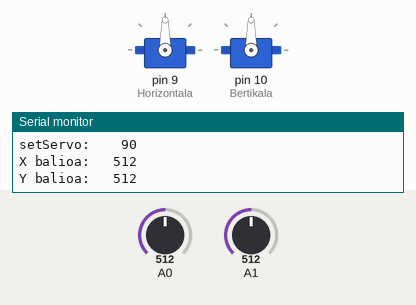
A sketch run on a simulated Arduino Uno, built with avr-gcc and run on an emulated ATmega328P. Shown: 2 × servo, the last lines printed to the serial monitor. Inputs (shaded band) come from the test bench; at power-on: A1 = 512, A0 = 512.

Above: at 1.2 s.
1.3 s: A1 set to 477
At 4.0 s:
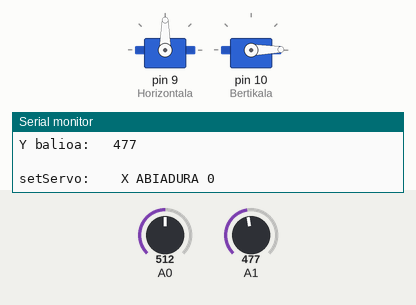
4.3 s: A0 set to 1023
At 4.7 s:
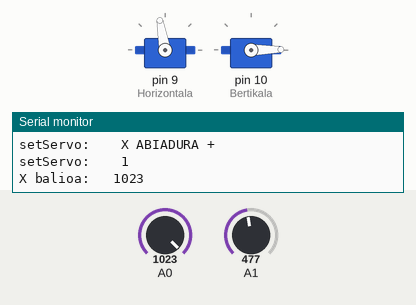
5.9 s: A1 set to 515
8.9 s: A1 set to 544
At 9.17 s:
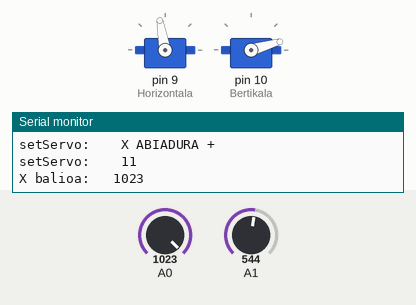
11.9 s: A0 set to 520
At 13.1 s:
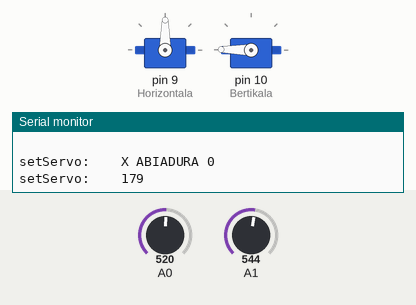
13.4 s: A1 set to 484
At 13.79 s:
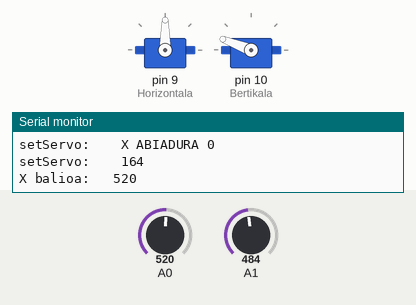
Timing chart, 0 to 17.4 s (numbered marks = the images above; inputs shaded):
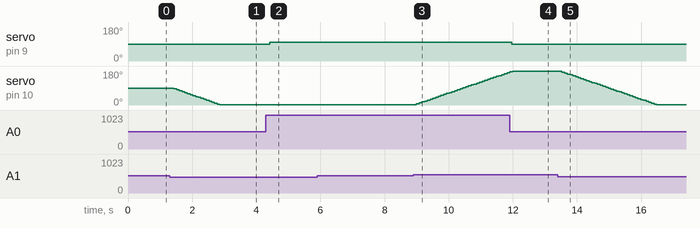

The sketch:

20_Prak_2_SerboVA.ino
```cpp
/* Serboak kontrolatzeko programa.
    100 Balioan GELDIK
    110 eta 90 balioak MANTSO alde bakoitzera
*/
#include <Servo.h>

int x = 0;
int y = 0;

Servo Horizontala; // Serbo HORIZONTALA objetua sortzen du
Servo Bertikala; // Serbo BERTIKALA objetua sortzen du

int angeluaSerbo2=90;
int gehikuntza=5;            //  Pausu bakoitzean gehituo=ko diren graduak

void setup() {
  Serial.begin(9600);
  Horizontala.attach(9); // Serbo horizontala konektatutzen den Arduino Pin-a
  Bertikala.attach(10); // Serbo horizontala konektatutzen den Arduino Pin-a
}


void loop() {
  x = analogRead(0);
  y = analogRead(1);

  Serial.print("X balioa:   ");
  Serial.println(x);
  Serial.print("Y balioa:   ");
  Serial.println(y);

  Serial.println(" ");

      //-------- 1 SERBOA -- (OINARRIA !!!!) ---------------//----------
      if ((x >= 0) && (x <= 494)) {
        Horizontala.write(80); // Serbo Horizontalaren balioa finkatu
        Serial.print("setServo:    ");
        Serial.println("X ABIADURA -");
      }

      else if ((x > 494) && (x <= 530)) {
        Horizontala.write(90); // Serbo Horizontalaren balioa finkatu
        Serial.print("setServo:    ");
        Serial.println("X ABIADURA 0");
      }

      else if ((x > 530) && (x <= 1024)) {
        Horizontala.write(100); // Serbo Horizontalaren balioa finkatu
        Serial.print("setServo:    ");
        Serial.println("X ABIADURA +");
      }
      //---------- 2 SERBOA ---------------------------
      if ((y >= 0) && (y <= 494)) {
        angeluaSerbo2 = angeluaSerbo2 - gehikuntza;
        angeluaSerbo2 = constrain(angeluaSerbo2, 1, 179);
        Bertikala.write(angeluaSerbo2);
        Serial.print("setServo:    ");
        Serial.println(angeluaSerbo2);
      }

      else if ((y > 494) && (y <= 530)) {
        Bertikala.write(angeluaSerbo2);
        Serial.print("setServo:    ");
        Serial.println(angeluaSerbo2);
      }

      else if ((y > 530) && (y <= 1024)) {
        angeluaSerbo2 = angeluaSerbo2 + gehikuntza;
        angeluaSerbo2 = constrain(angeluaSerbo2, 1, 179);
        Bertikala.write(angeluaSerbo2);
        Serial.print("setServo:    ");
        Serial.println(angeluaSerbo2);
      }
 //---------------------------------------------//----------
  delay(0);
}
```

Measured:
- the behaviour switches between 495 and 494 on A1 (found by bisection; images 0 and 1)
- the behaviour switches between 530 and 531 on A1 (found by bisection; images 2 and 3)
- after the input at 1.3 s, servo on pin 10 (Bertikala): moves from 90° to 1° over 1.4 s, starting after 0.13 s
- after the input at 4.3 s, servo on pin 9 (Horizontala): 90° → 100° after 0.12 s
- after the input at 8.9 s, servo on pin 10 (Bertikala): moves from 1° to 171° over 2.8 s, starting after 0.09 s
- after the input at 11.9 s, servo on pin 9 (Horizontala): 100° → 90° after 0.06 s
- after the input at 13.4 s, servo on pin 10 (Bertikala): moves from 179° to 1° over 3.0 s, starting after 0.13 s
